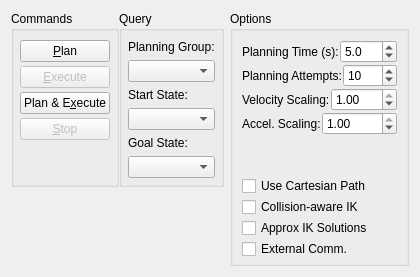
     <widget class="QWidget" name="planning">
      <attribute name="title">
       <string>Planning</string>
      </attribute>
      <layout class="QHBoxLayout" name="horizontalLayout_9">
       <item>
        <layout class="QVBoxLayout" name="verticalLayout_11">
         <property name="spacing">
          <number>0</number>
         </property>
         <item>
          <layout class="QHBoxLayout" name="horizontalLayout_7">
           <property name="spacing">
            <number>0</number>
           </property>
           <item>
            <widget class="QGroupBox" name="groupBox_9">
             <property name="title">
              <string>Commands</string>
             </property>
             <layout class="QVBoxLayout" name="verticalLayout_9">
              <property name="spacing">
               <number>4</number>
              </property>
              <property name="leftMargin">
               <number>6</number>
              </property>
              <property name="rightMargin">
               <number>6</number>
              </property>
              <property name="bottomMargin">
               <number>6</number>
              </property>
              <item>
               <widget class="QPushButton" name="plan_button">
                <property name="text">
                 <string>&amp;Plan</string>
                </property>
               </widget>
              </item>
              <item>
               <widget class="QPushButton" name="execute_button">
                <property name="enabled">
                 <bool>false</bool>
                </property>
                <property name="text">
                 <string>&amp;Execute</string>
                </property>
               </widget>
              </item>
              <item>
               <widget class="QPushButton" name="plan_and_execute_button">
                <property name="text">
                 <string>Plan &amp;&amp; E&amp;xecute</string>
                </property>
               </widget>
              </item>
              <item>
               <widget class="QPushButton" name="stop_button">
                <property name="enabled">
                 <bool>false</bool>
                </property>
                <property name="toolTip">
                 <string>Stop execution by sending a stop command to the move_group.</string>
                </property>
                <property name="text">
                 <string>&amp;Stop</string>
                </property>
               </widget>
              </item>
              <item>
               <widget class="QLabel" name="result_label">
                <property name="layoutDirection">
                 <enum>Qt::LeftToRight</enum>
                </property>
                <property name="text">
                 <string/>
                </property>
                <property name="alignment">
                 <set>Qt::AlignCenter</set>
                </property>
                <property name="wordWrap">
                 <bool>false</bool>
                </property>
               </widget>
              </item>
              <!-- modification start -->
              <!--<item>
               <widget class="QPushButton" name="clear_octomap_button">
                <property name="enabled">
                 <bool>false</bool>
                </property>
                <property name="text">
                 <string>Clear octomap</string>
                </property>
               </widget>
              </item> -->
              <!-- modification end -->
             </layout>
            </widget>
           </item>
           <item>
            <widget class="QGroupBox" name="groupBox_11">
             <property name="title">
              <string>Query</string>
             </property>
             <layout class="QVBoxLayout" name="verticalLayout_6">
              <property name="leftMargin">
               <number>6</number>
              </property>
              <property name="rightMargin">
               <number>6</number>
              </property>
              <property name="bottomMargin">
               <number>6</number>
              </property>
              <item>
               <layout class="QVBoxLayout" name="verticalLayout_planning_group">
                <item>
                 <widget class="QLabel" name="label_planning_group">
                  <property name="text">
                   <string>Planning Group:</string>
                  </property>
                 </widget>
                </item>
                <item>
                 <widget class="QComboBox" name="planning_group_combo_box"/>
                </item>
               </layout>
              </item>
              <item>
               <layout class="QVBoxLayout" name="verticalLayout_start_state">
                <item>
                 <widget class="QLabel" name="label_start_state">
                  <property name="text">
                   <string>Start State:</string>
                  </property>
                 </widget>
                </item>
                <item>
                 <widget class="QComboBox" name="start_state_combo_box"/>
                </item>
               </layout>
              </item>
              <item>
               <layout class="QVBoxLayout" name="verticalLayout_goal_state">
                <item>
                 <widget class="QLabel" name="label_goal_state">
                  <property name="text">
                   <string>Goal State:</string>
                  </property>
                 </widget>
                </item>
                <item>
                 <widget class="QComboBox" name="goal_state_combo_box"/>
                </item>
               </layout>
              </item>
             </layout>
            </widget>
           </item>
          </layout>
         </item>
         <item>
          <spacer name="verticalSpacer">
           <property name="orientation">
            <enum>Qt::Vertical</enum>
           </property>
           <property name="sizeType">
            <enum>QSizePolicy::Expanding</enum>
           </property>
           <property name="sizeHint" stdset="0">
            <size>
             <width>20</width>
             <height>32</height>
            </size>
           </property>
          </spacer>
         </item>
         <!-- modification start -->
         <!-- <item>
          <widget class="QGroupBox" name="groupBox_12">
           <property name="title">
            <string>Path Constraints</string>
           </property>
           <layout class="QVBoxLayout" name="verticalLayout_15">
            <property name="leftMargin">
             <number>6</number>
            </property>
            <property name="topMargin">
             <number>4</number>
            </property>
            <property name="rightMargin">
             <number>6</number>
            </property>
            <property name="bottomMargin">
             <number>6</number>
            </property>
            <item>
             <widget class="QComboBox" name="path_constraints_combo_box">
              <property name="toolTip">
               <string>Select path constraints from the database. </string>
              </property>
             </widget>
            </item>
           </layout>
          </widget>
         </item> -->
         <!-- modification end -->
        </layout>
       </item>
       <item>
        <layout class="QVBoxLayout" name="verticalLayout_18">
         <property name="spacing">
          <number>0</number>
         </property>
         <item>
          <widget class="QGroupBox" name="groupBox_10">
           <property name="title">
            <string>Options</string>
           </property>
           <layout class="QVBoxLayout" name="verticalLayout_10">
            <property name="spacing">
             <number>1</number>
            </property>
            <property name="bottomMargin">
             <number>4</number>
            </property>
            <item>
             <layout class="QHBoxLayout" name="horizontalLayout_3">
              <property name="spacing">
               <number>1</number>
              </property>
              <item>
               <widget class="QLabel" name="label_9">
                <property name="toolTip">
                 <string>Total time allowed for planning.  Planning stops if time or number of attempts is exceeded, or goal is reached.</string>
                </property>
                <property name="text">
                 <string>Planning Time (s):</string>
                </property>
               </widget>
              </item>
              <item>
               <widget class="QDoubleSpinBox" name="planning_time">
                <property name="sizePolicy">
                 <sizepolicy hsizetype="Minimum" vsizetype="Fixed">
                  <horstretch>0</horstretch>
                  <verstretch>0</verstretch>
                 </sizepolicy>
                </property>
                <property name="minimumSize">
                 <size>
                  <width>40</width>
                  <height>0</height>
                 </size>
                </property>
                <property name="toolTip">
                 <string>Total time allowed for planning.  Planning stops if time or number of attempts is exceeded, or goal is reached.</string>
                </property>
                <property name="decimals">
                 <number>1</number>
                </property>
                <property name="maximum">
                 <double>300.000000000000000</double>
                </property>
                <property name="value">
                 <double>5.000000000000000</double>
                </property>
               </widget>
              </item>
             </layout>
            </item>
            <item>
             <layout class="QHBoxLayout" name="horizontalLayout_15">
              <property name="spacing">
               <number>1</number>
              </property>
              <item>
               <widget class="QLabel" name="label_10">
                <property name="toolTip">
                 <string>Allowed number of planning attempts. Planning stops if time or number of attempts is exceeded, or goal is reached.</string>
                </property>
                <property name="text">
                 <string>Planning Attempts:</string>
                </property>
               </widget>
              </item>
              <item>
               <widget class="QSpinBox" name="planning_attempts">
                <property name="sizePolicy">
                 <sizepolicy hsizetype="Minimum" vsizetype="Fixed">
                  <horstretch>0</horstretch>
                  <verstretch>0</verstretch>
                 </sizepolicy>
                </property>
                <property name="minimumSize">
                 <size>
                  <width>40</width>
                  <height>0</height>
                 </size>
                </property>
                <property name="toolTip">
                 <string>Allowed number of planning attempts. Planning stops if time or number of attempts is exceeded, or goal is reached.</string>
                </property>
                <property name="maximum">
                 <number>1000</number>
                </property>
                <property name="value">
                 <number>10</number>
                </property>
               </widget>
              </item>
             </layout>
            </item>
            <item>
             <layout class="QHBoxLayout" name="horizontalLayout_10">
              <property name="spacing">
               <number>1</number>
              </property>
              <item>
               <widget class="QLabel" name="label_11">
                <property name="toolTip">
                 <string>Factor (between 0 and 1) to scale down maximum joint velocities</string>
                </property>
                <property name="text">
                 <string>Velocity Scaling:</string>
                </property>
               </widget>
              </item>
              <item>
               <widget class="QDoubleSpinBox" name="velocity_scaling_factor">
                <property name="minimumSize">
                 <size>
                  <width>40</width>
                  <height>0</height>
                 </size>
                </property>
                <property name="toolTip">
                 <string>Factor (between 0 and 1) to scale down maximum joint velocities</string>
                </property>
                <property name="maximum">
                 <double>1.000000000000000</double>
                </property>
                <property name="singleStep">
                 <double>0.100000000000000</double>
                </property>
                <property name="value">
                 <double>1.000000000000000</double>
                </property>
               </widget>
              </item>
             </layout>
            </item>
            <item>
             <layout class="QHBoxLayout" name="horizontalLayout_20">
              <property name="spacing">
               <number>1</number>
              </property>
              <item>
               <widget class="QLabel" name="label_20">
                <property name="toolTip">
                 <string>Factor (between 0 and 1) to scale down maximum joint accelerations</string>
                </property>
                <property name="text">
                 <string>Accel. Scaling:</string>
                </property>
               </widget>
              </item>
              <item>
               <widget class="QDoubleSpinBox" name="acceleration_scaling_factor">
                <property name="minimumSize">
                 <size>
                  <width>40</width>
                  <height>0</height>
                 </size>
                </property>
                <property name="toolTip">
                 <string>Factor (between 0 and 1) to scale down maximum joint accelerations</string>
                </property>
                <property name="maximum">
                 <double>1.000000000000000</double>
                </property>
                <property name="singleStep">
                 <double>0.100000000000000</double>
                </property>
                <property name="value">
                 <double>1.000000000000000</double>
                </property>
               </widget>
              </item>
             </layout>
            </item>
            <item>
             <spacer name="verticalSpacer_2">
              <property name="orientation">
               <enum>Qt::Vertical</enum>
              </property>
              <property name="sizeHint" stdset="0">
               <size>
                <width>20</width>
                <height>40</height>
               </size>
              </property>
             </spacer>
            </item>
            <item>
             <widget class="QCheckBox" name="use_cartesian_path">
              <property name="sizePolicy">
               <sizepolicy hsizetype="Preferred" vsizetype="Fixed">
                <horstretch>0</horstretch>
                <verstretch>0</verstretch>
               </sizepolicy>
              </property>
              <property name="minimumSize">
               <size>
                <width>30</width>
                <height>0</height>
               </size>
              </property>
              <property name="toolTip">
               <string>Check this to generate a linear path in Cartesian (3D) space.

 This does not plan around obstacles. </string>
              </property>
              <property name="text">
               <string>Use Cartesian Path</string>
              </property>
              <property name="checked">
               <bool>false</bool>
              </property>
             </widget>
            </item>
            <item>
             <widget class="QCheckBox" name="collision_aware_ik">
              <property name="sizePolicy">
               <sizepolicy hsizetype="Preferred" vsizetype="Fixed">
                <horstretch>0</horstretch>
                <verstretch>0</verstretch>
               </sizepolicy>
              </property>
              <property name="minimumSize">
               <size>
                <width>30</width>
                <height>0</height>
               </size>
              </property>
              <property name="toolTip">
               <string>If checked, the IK solver tries to avoid collisions when searching for a start/end state set via the interactive marker.

This is usually achieved by random seeding, which can flip the robot configuration (e.g. elbow up/down). Note that motion planning is always collision-aware, regardless of this checkbox.</string>
              </property>
              <property name="text">
               <string>Collision-aware IK</string>
              </property>
              <property name="checked">
               <bool>false</bool>
              </property>
             </widget>
            </item>
            <item>
             <widget class="QCheckBox" name="approximate_ik">
              <property name="sizePolicy">
               <sizepolicy hsizetype="Preferred" vsizetype="Fixed">
                <horstretch>0</horstretch>
                <verstretch>0</verstretch>
               </sizepolicy>
              </property>
              <property name="minimumSize">
               <size>
                <width>30</width>
                <height>0</height>
               </size>
              </property>
              <property name="toolTip">
               <string>Allow approximate IK solutions, which deviate from the target pose. Useful when an exact solution cannot be found, e.g. for underactuated arms or when trying to reach an unreachable target.</string>
              </property>
              <property name="text">
               <string>Approx IK Solutions</string>
              </property>
             </widget>
            </item>
            <item>
             <widget class="QCheckBox" name="allow_external_program">
              <property name="sizePolicy">
               <sizepolicy hsizetype="Preferred" vsizetype="Fixed">
                <horstretch>0</horstretch>
                <verstretch>0</verstretch>
               </sizepolicy>
              </property>
              <property name="minimumSize">
               <size>
                <width>30</width>
                <height>0</height>
               </size>
              </property>
              <property name="toolTip">
               <string>Allow other nodes to control start and end poses as well as planning and execution, using ROS topics (/rviz/moveit/ ).</string>
              </property>
              <property name="text">
               <string>External Comm.</string>
              </property>
              <property name="checked">
               <bool>false</bool>
              </property>
             </widget>
            </item>
            <!-- modification start -->
            <!-- <item>
             <widget class="QCheckBox" name="allow_replanning">
              <property name="sizePolicy">
               <sizepolicy hsizetype="Preferred" vsizetype="Fixed">
                <horstretch>0</horstretch>
                <verstretch>0</verstretch>
               </sizepolicy>
              </property>
              <property name="minimumSize">
               <size>
                <width>30</width>
                <height>0</height>
               </size>
              </property>
              <property name="toolTip">
               <string>EXPERIMENTAL: Trigger replanning if new collisions are detected during plan execution. Only works for the &quot;Plan &amp; Execute&quot; button. </string>
              </property>
              <property name="autoFillBackground">
               <bool>false</bool>
              </property>
              <property name="text">
               <string>Replanning</string>
              </property>
              <property name="checked">
               <bool>false</bool>
              </property>
             </widget>
            </item>
            <item>
             <widget class="QCheckBox" name="allow_looking">
              <property name="sizePolicy">
               <sizepolicy hsizetype="Preferred" vsizetype="Fixed">
                <horstretch>0</horstretch>
                <verstretch>0</verstretch>
               </sizepolicy>
              </property>
              <property name="minimumSize">
               <size>
                <width>30</width>
                <height>0</height>
               </size>
              </property>
              <property name="toolTip">
               <string>EXPERIMENTAL: Allows the robot to reposition its sensor to look around to resolve apparent collisions. A sensor needs to be set up and the new measurements have to affect the collision scene, otherwise it has no effect. See tutorial.</string>
              </property>
              <property name="text">
               <string>Sensor Positioning</string>
              </property>
              <property name="checked">
               <bool>false</bool>
              </property>
             </widget>
            </item> -->
            <!-- modification end -->
           </layout>
          </widget>
         </item>
        </layout>
       </item>
      </layout>
     </widget>
